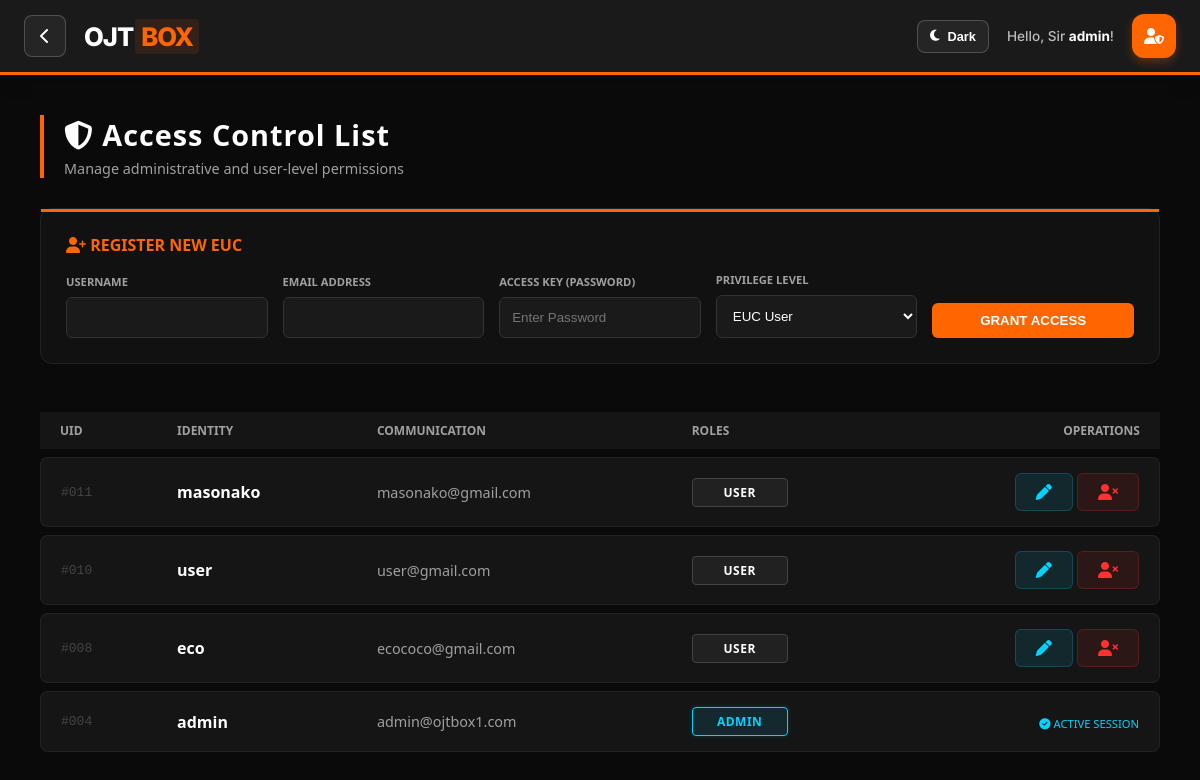
Screenshot of /user_management.php (signed in) with the database file from the repository.
### tables this page shows
CREATE TABLE `users` (
  `id` int(11) NOT NULL,
  `full_name` varchar(100) NOT NULL,
  `username` varchar(50) NOT NULL,
  `email` varchar(100) NOT NULL,
  `password` varchar(255) NOT NULL,
  `role` enum('euc_admin','euc') NOT NULL DEFAULT 'euc',
  `created_at` timestamp NOT NULL DEFAULT current_timestamp()
);

### user_management.php (the view, shortened to what this page needs)
<?php
include 'db.php';
$edit_user = null;
$result = $conn->query("SELECT id, username, email, role FROM users ORDER BY id DESC");
?>
<!DOCTYPE html>
<html lang="en">
<head>
    <link rel="stylesheet" href="https://cdnjs.cloudflare.com/ajax/libs/font-awesome/6.4.0/css/all.min.css">
</head>
<body>
    <?php include 'header.php'; ?>
    <div class="container">
        <div class="page-header">
            <h1><i class="fa-solid fa-shield-halved"></i> Access Control List</h1>
            <p>Manage administrative and user-level permissions</p>
        </div>
        <div class="form-card">
            <h3 style="margin-top: 0; font-size: 1rem; color: <?php echo $edit_user ? 'var(--neon-purple)' : 'var(--primary-orange)'; ?>;">
                <i class="fa-solid <?php echo $edit_user ? 'fa-user-pen' : 'fa-user-plus'; ?>"></i>
                <?php echo $edit_user ? 'RECONFIGURING SYSTEM IDENTITY' : 'REGISTER NEW EUC'; ?>
            </h3>
            <form method="POST" class="form-grid">
                <div class="form-group">
                    <label>Username</label>
                    <input type="text" name="username" required value="<?php echo $edit_user ? htmlspecialchars($edit_user['username']) : ''; ?>">
                </div>
                <div class="form-group">
                    <label>Email Address</label>
                    <input type="email" name="email" required value="<?php echo $edit_user ? htmlspecialchars($edit_user['email']) : ''; ?>">
                </div>
                <div class="form-group">
                    <label>Access Key (Password)</label>
                    <input type="password" name="password" placeholder="<?php echo $edit_user ? 'Leave blank to keep current' : 'Enter Password'; ?>" <?php echo $edit_user ? '' : 'required'; ?>>
                </div>
                <div class="form-group">
                    <label>Privilege Level</label>
                    <select name="role">
                        <option value="euc_user" <?php echo ($edit_user && $edit_user['role'] == 'euc_user') ? 'selected' : ''; ?>>EUC User</option>
                    </select>
                </div>
                <div>
                    <button type="submit" name="<?php echo $edit_user ? 'update_user' : 'create_user'; ?>" class="btn <?php echo $edit_user ? 'btn-update' : 'btn-submit'; ?>">
                        <?php echo $edit_user ? 'SAVE CHANGES' : 'GRANT ACCESS'; ?>
                    </button>
                </div>
            </form>
        </div>
        <table class="user-table">
            <thead>
                <tr>
                    <th>UID</th>
                    <th>Identity</th>
                    <th>Communication</th>
                    <th>Roles</th>
                    <th style="text-align: right;">Operations</th>
                </tr>
            </thead>
            <tbody>
                <?php while($row = $result->fetch_assoc()): ?>
                <tr>
                    <td style="color: #444; font-family: monospace;">#<?php echo str_pad($row['id'], 3, '0', STR_PAD_LEFT); ?></td>
                    <td><strong><?php echo htmlspecialchars($row['username']); ?></strong></td>
                    <td style="font-size: 0.9rem; color: var(--text-gray);"><?php echo htmlspecialchars($row['email']); ?></td>
                    <td>
                        <span class="badge <?php echo ($row['role'] === 'euc_admin') ? 'badge-admin' : 'badge-user'; ?>">
                            <?php
                                $displayRole = strtoupper(str_replace('euc_', '', $row['role']));
                                echo !empty($displayRole) ? $displayRole : 'USER';
                            ?>
                        </span>
                    </td>
                    <td style="text-align: right;">
                        <?php if($row['id'] != $_SESSION['user_id']): ?>
                            <a href="user_management.php?edit=<?php echo $row['id']; ?>" class="btn btn-edit">
                                <i class="fa-solid fa-pen"></i>
                            </a>
                            <a href="user_management.php?delete=<?php echo $row['id']; ?>"
                               class="btn btn-del"
                               onclick="return confirm('DE-AUTHORIZE USER: Are you sure?')">
                                <i class="fa-solid fa-user-xmark"></i>
                            </a>
                        <?php else: ?>
                            <span style="font-size: 0.7rem; color: var(--neon-blue); text-transform: uppercase;">
                                <i class="fa-solid fa-circle-check"></i> Active Session
                            </span>
                        <?php endif; ?>
                    </td>
                </tr>
                <?php endwhile; ?>
            </tbody>
        </table>
    </div>
</body>
</html>

### header.php (style rules this page uses)
:root { --primary-orange: #FF6600; --nav-bg: #1A1A1B; --text-color: #FFFFFF; --text-muted: #BBB; --btn-bg: rgba(255, 255, 255, 0.05); --btn-border: rgba(255, 255, 255, 0.2); --dropdown-bg: #FFFFFF; --dropdown-text: #1A1A1B; --nav-height: 72px; --transition: all 0.25s ease; }

### rows the page displays
users: id "011", username "masonako", email "masonako@gmail.com", shows "USER"
users: id "010", username "user", email "user@gmail.com", shows "USER"
users: id "008", username "eco", email "ecococo@gmail.com", shows "USER"
users: id "004", username "admin", email "admin@ojtbox1.com", role "ADMIN", shows "ACTIVE SESSION"

### other values shown
$username "admin"
